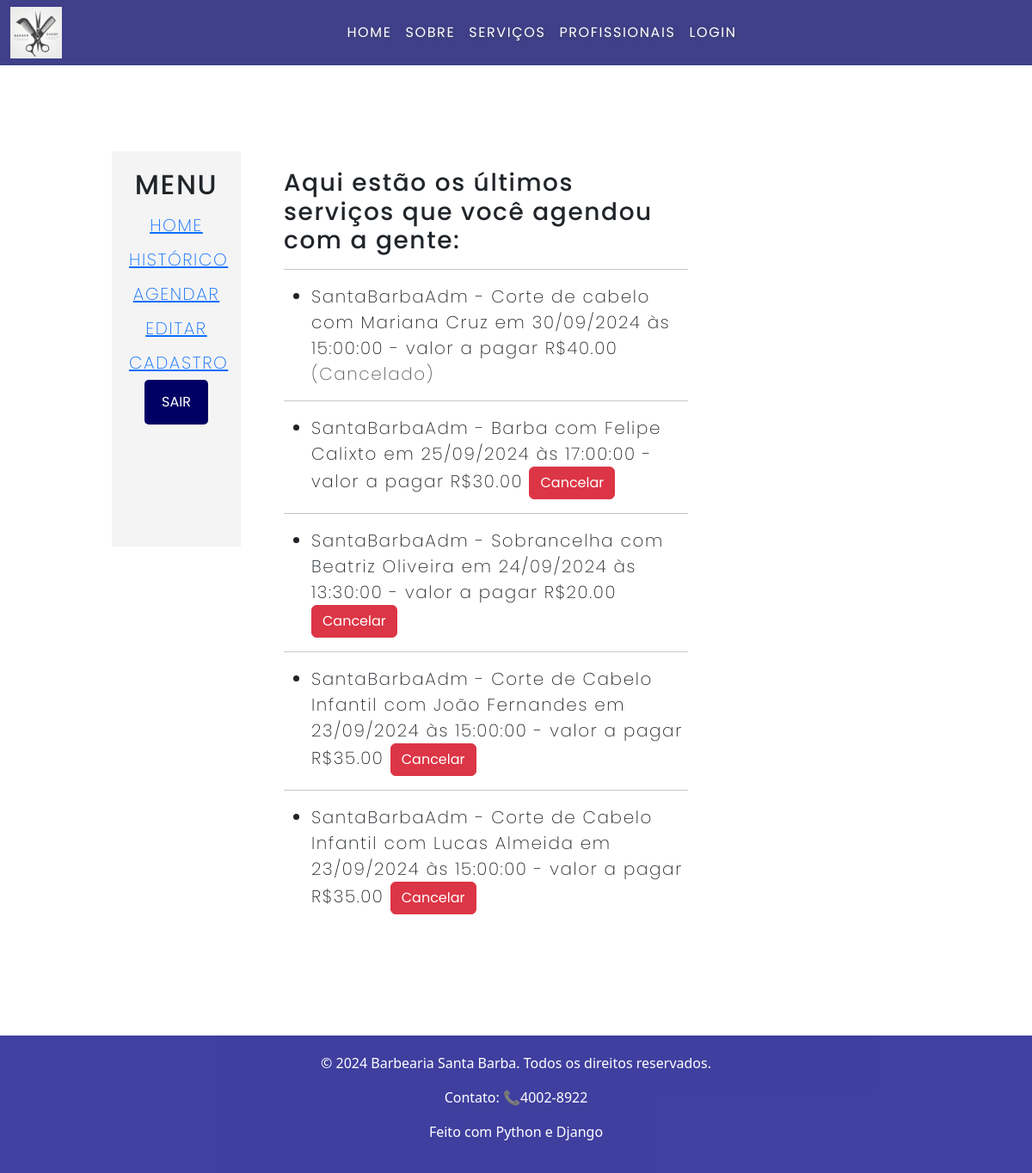
The page /area_cliente/historico/ (signed in) on the database its author committed.
### app_barbearia/models.py (models this page shows, shortened)
class Agendamento(models.Model):
    nome_usuario = models.ForeignKey(Usuario, related_name="agendamentos", on_delete=models.CASCADE)
    data = models.DateField()
    hora_inicio = models.TimeField()
    hora_fim = models.TimeField(blank=True, null=True)
    servico = models.ForeignKey("Servico", on_delete=models.CASCADE)
    profissional = models.ForeignKey("Profissional", on_delete=models.CASCADE)
    valor_servico = models.DecimalField(max_digits=10, decimal_places=2, blank=True, null=True)
    cancelado = models.BooleanField(default=False)
    def __str__(self):
        data_formatada = self.data.strftime("%d/%m/%Y")
        return f"{self.nome_usuario} - {self.servico} com {self.profissional} em {data_formatada} às {self.hora_inicio} - valor a pagar R${self.valor_servico}"

class Usuario(AbstractUser):
    data_nascimento = models.DateField(blank=True, null=True)
    telefone = models.CharField(max_length=15, default='0000')

class Servico(models.Model):
    codigo = models.CharField(max_length=6, unique=True)
    descricao_curta = models.CharField(max_length=50, default='descricao')
    descricao_longa = models.TextField(max_length=500, default='descricao longa')
    categoria = models.CharField(max_length=20, choices=LISTA_CATEGORIAS)
    valor = models.DecimalField(max_digits=10, decimal_places=2)
    tempo = models.IntegerField()
    def __str__(self) -> str:
        return self.descricao_curta

class Profissional(models.Model):
    nome = models.CharField(max_length=250)
    foto = models.ImageField(upload_to='images')
    especialidade = models.CharField(max_length=20, choices=LISTA_CATEGORIAS)
    contato = models.CharField(max_length=20)
    historico = models.TextField(max_length=1000)
    def __str__(self) -> str:
        return self.nome

### app_barbearia/views.py (the view)
# urls.py: path('area_cliente/historico/', Historico.as_view(), name='historico'),
class Historico(LoginRequiredMixin, ListView):
    template_name = 'historico.html'
    model = Agendamento
    context_object_name = 'agendamentos'
    def get_queryset(self):
        return Agendamento.objects.filter(nome_usuario=self.request.user).order_by('-data')[:5]
    def get_context_data(self, **kwargs):
        context = super().get_context_data(**kwargs)
        context['today'] = now().date()
        return context

### app_barbearia/templates/historico.html (shortened to what this page needs)
{% extends 'area_cliente_base.html' %}
{% block area_cliente %}
    <div class="content">
        <h3>Aqui estão os últimos serviços que você agendou com a gente:</h3>
        {% for agendamento in agendamentos %}
            <hr>
            <ul>
                <li>
                    {{ agendamento }}
                    {% if agendamento.data > today and not agendamento.cancelado %}
                        <form action="{% url 'barbearia:cancelar_agendamento' agendamento.id %}" method="post" style="display:inline;">
                            <button type="submit" class="btn btn-danger">Cancelar</button>
                        </form>
                    {% elif agendamento.cancelado %}
                        <span class="text-muted">(Cancelado)</span>
                    {% endif %}
                </li>
            </ul>
        {% endfor %}
    </div>
{% endblock %}

### static/css/area_cliente.css (style rules this page uses)
.content { flex-grow: 1; padding: 10px; text-align: left; margin-left: 15px; }

### rows shown on the page
Agendamento: data+nome_usuario+servico "SantaBarbaAdm - Corte de cabelo com Mariana Cruz em 30/09/2024 às 15:00:00 - valor a pagar R$40.00", cancelado "(Cancelado)"
Agendamento: data+nome_usuario+servico "SantaBarbaAdm - Barba com Felipe Calixto em 25/09/2024 às 17:00:00 - valor a pagar R$30.00", cancelado "Cancelar"
Agendamento: data+nome_usuario+servico "SantaBarbaAdm - Sobrancelha com Beatriz Oliveira em 24/09/2024 às 13:30:00 - valor a pagar R$20.00", cancelado "Cancelar"
Agendamento: data+nome_usuario+servico "SantaBarbaAdm - Corte de Cabelo Infantil com João Fernandes em 23/09/2024 às 15:00:00 - valor a pagar R$35.00", cancelado "Cancelar"
Agendamento: data+nome_usuario+servico "SantaBarbaAdm - Corte de Cabelo Infantil com Lucas Almeida em 23/09/2024 às 15:00:00 - valor a pagar R$35.00", cancelado "Cancelar"
